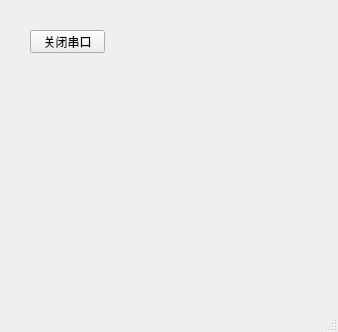
<?xml version="1.0" encoding="UTF-8"?>
<ui version="4.0">
 <class>MainWindow</class>
 <widget class="QMainWindow" name="MainWindow">
  <property name="geometry">
   <rect>
    <x>0</x>
    <y>0</y>
    <width>338</width>
    <height>332</height>
   </rect>
  </property>
  <property name="windowTitle">
   <string>单击按钮信号</string>
  </property>
  <widget class="QWidget" name="centralwidget">
   <widget class="QPushButton" name="pushButton">
    <property name="geometry">
     <rect>
      <x>30</x>
      <y>30</y>
      <width>75</width>
      <height>23</height>
     </rect>
    </property>
    <property name="text">
     <string>关闭串口</string>
    </property>
   </widget>
  </widget>
  <widget class="QMenuBar" name="menubar">
   <property name="geometry">
    <rect>
     <x>0</x>
     <y>0</y>
     <width>338</width>
     <height>23</height>
    </rect>
   </property>
  </widget>
  <widget class="QStatusBar" name="statusbar"/>
 </widget>
 <resources/>
 <connections>
  <connection>
   <sender>pushButton</sender>
   <signal>clicked()</signal>
   <receiver>MainWindow</receiver>
   <slot>close()</slot>
   <hints>
    <hint type="sourcelabel">
     <x>52</x>
     <y>64</y>
    </hint>
    <hint type="destinationlabel">
     <x>128</x>
     <y>192</y>
    </hint>
   </hints>
  </connection>
 </connections>
</ui>
